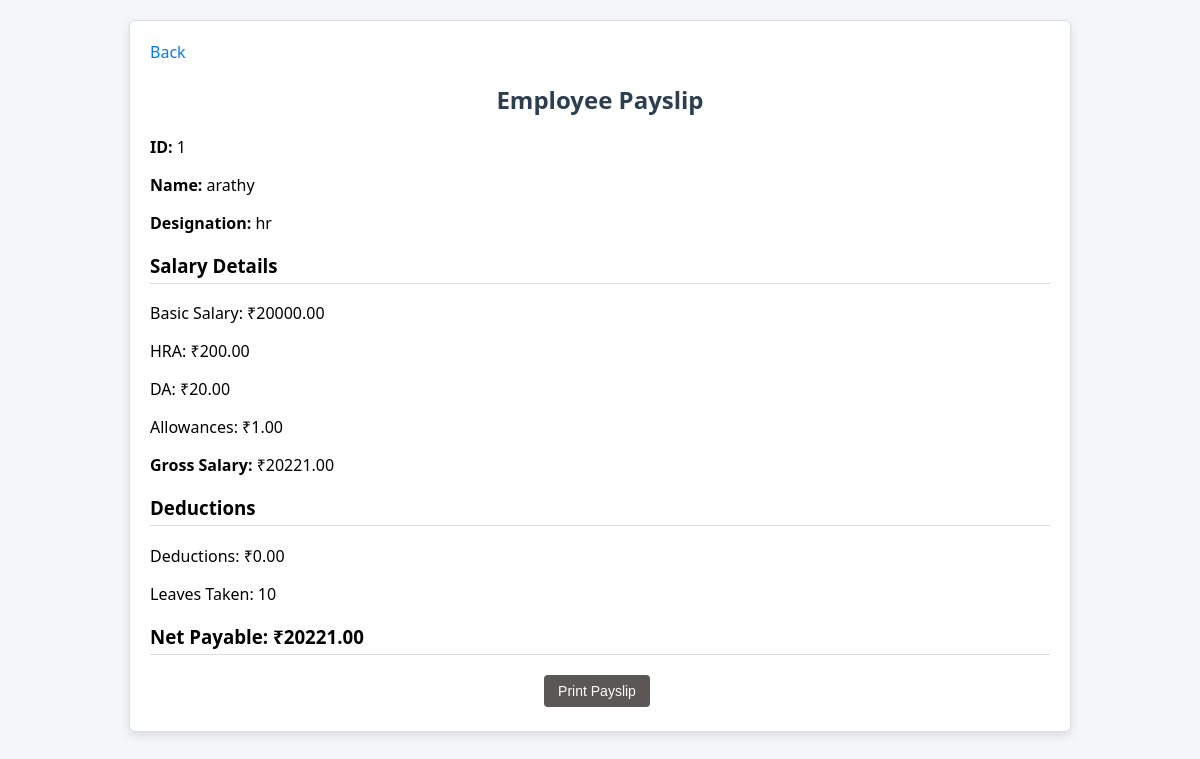
The app's page /payslip/1/, older data.
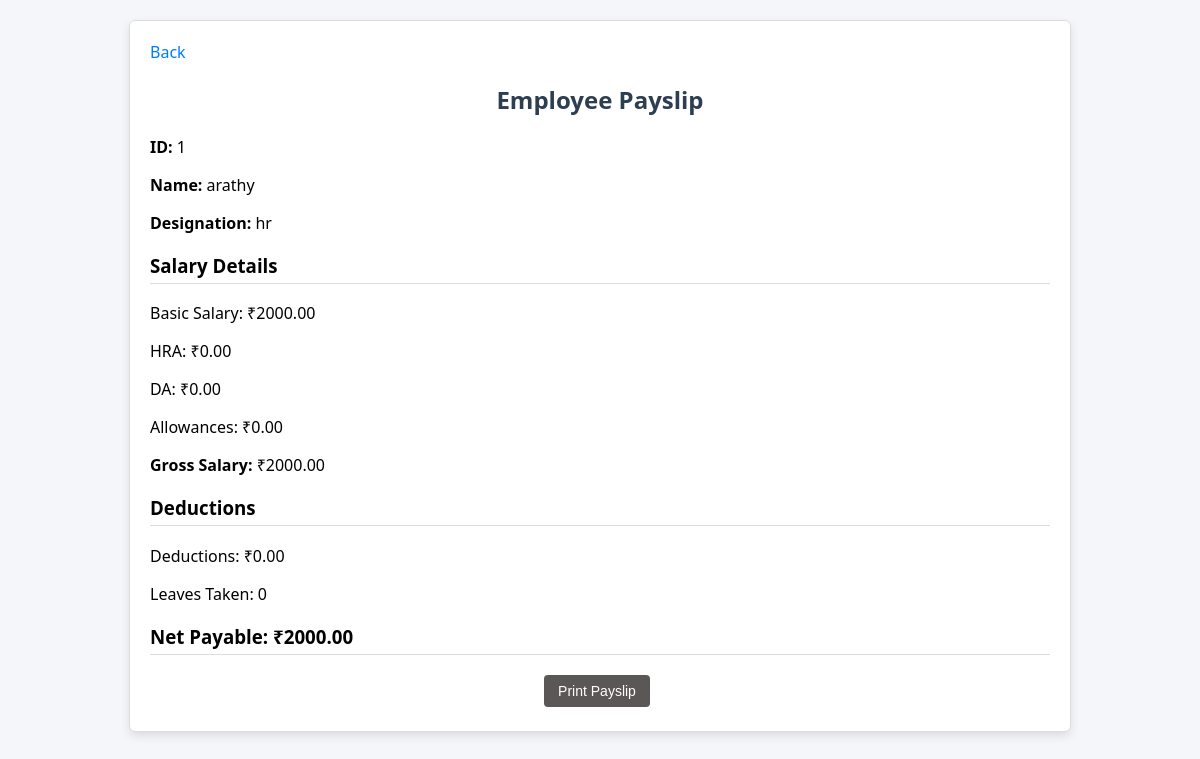
The same page, newer data.
### payslip/models.py (models this page shows, shortened)
class Employee(models.Model):
    emp_id = models.CharField(max_length=20, unique=True)
    name = models.CharField(max_length=100)
    designation = models.CharField(max_length=100)
    basic_salary = models.DecimalField(max_digits=10, decimal_places=2)

class Salary(models.Model):
    employee = models.OneToOneField(Employee, on_delete=models.CASCADE)
    hra = models.DecimalField(max_digits=10, decimal_places=2, default=0)
    da = models.DecimalField(max_digits=10, decimal_places=2, default=0)
    allowances = models.DecimalField(max_digits=10, decimal_places=2, default=0)
    deductions = models.DecimalField(max_digits=10, decimal_places=2, default=0)
    leaves_taken = models.IntegerField(default=0)
    def gross_salary(self):
        return self.employee.basic_salary + self.hra + self.da + self.allowances
    def net_salary(self):
        return self.gross_salary() - self.deductions

### payslip/views.py (the view)
# urls.py: path('payslip/<str:emp_id>/', views.payslip_view, name='payslip'),
def payslip_view(request, emp_id):
    employee = get_object_or_404(Employee, emp_id=emp_id)
    salary, created = Salary.objects.get_or_create(
        employee=employee,
        defaults={
            'hra': 0,
            'da': 0,
            'allowances': 0,
            'deductions': 0,
            'leaves_taken': 0,
        }
    )
    context = {
        'employee': employee,
        'salary': salary,
        'gross_salary': salary.gross_salary(),
        'net_salary': salary.net_salary(),
    }
    return render(request, 'payslip.html', context)

### payslip/templates/payslip.html (shortened to what this page needs)
{% load static %}
<!DOCTYPE html>
<html>
<head>
    <link rel="stylesheet" href="{% static 'css/style.css' %}">
</head>
<body>
<div class="container payslip-box">
    <a href="{% url 'employee_list' %}">Back</a>
    <h2>Employee Payslip</h2>
    <p><strong>ID:</strong> {{ employee.emp_id }}</p>
    <p><strong>Name:</strong> {{ employee.name }}</p>
    <p><strong>Designation:</strong> {{ employee.designation }}</p>
    <h3>Salary Details</h3>
    <p>Basic Salary: ₹{{ employee.basic_salary }}</p>
    <p>HRA: ₹{{ salary.hra }}</p>
    <p>DA: ₹{{ salary.da }}</p>
    <p>Allowances: ₹{{ salary.allowances }}</p>
    <p><strong>Gross Salary:</strong> ₹{{ gross_salary }}</p>
    <h3>Deductions</h3>
    <p>Deductions: ₹{{ salary.deductions }}</p>
    <p>Leaves Taken: {{ salary.leaves_taken }}</p>
    <h3>Net Payable: ₹{{ net_salary }}</h3>
    <div class="print-btn">
        <button class="btn btn-primary" onclick="window.print()"> Print Payslip</button>
    </div>
</div>
</body>
</html>

### payslip/static/css/style.css (style rules this page uses)
body { font-family: "Segoe UI", Tahoma, sans-serif; background: #f4f6f9; margin: 0; padding: 0; }
.container { width: 90%; max-width: 900px; margin: 40px auto; background: #ffffff; padding: 25px; border-radius: 8px; box-shadow: 0 4px 10px rgba(0, 0, 0, 0.1); }
h2 { text-align: center; color: #2c3e50; margin-bottom: 20px; }
a { text-decoration: none; color: #007bff; font-weight: 500; }
.btn { padding: 8px 14px; border-radius: 4px; border: none; cursor: pointer; font-size: 14px; margin-right: 6px; margin-bottom: 4px; background-color: #5c5757; color: #fff; }
.payslip-box { border: 1px solid #ddd; padding: 20px; border-radius: 6px; margin-top: 20px; }
.payslip-box h3 { border-bottom: 1px solid #ddd; padding-bottom: 5px; }
.print-btn { margin-top: 20px; text-align: center; }

Row changes from the older to the newer data that the page shows:
removed Employee: emp_id "1", name "arathy", designation "hr", basic_salary "20000.00"
removed Salary: hra "200.00", da "20.00", allowances "1.00", deductions "0.00", leaves_taken "10"
added Employee: emp_id "1", name "arathy", designation "hr", basic_salary "2000.00"
added Salary: hra "0.00", da "0.00", allowances "0.00", deductions "0.00", leaves_taken "0"
Text that changed along with them:
{{ gross_salary }}: "20221.00" → "2000.00"
{{ net_salary }}: "20221.00" → "2000.00"
